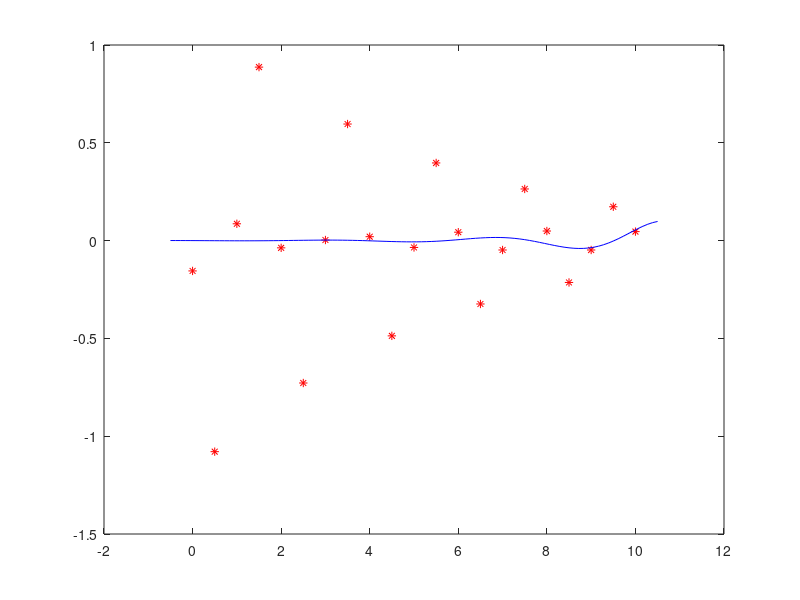

Write the MATLAB code that produced this figure.
% lsqnonlin bevezeto

clear;
clf;
close all;

td=0:0.5:10;
td=td';

yd=[-0.155 -1.079 0.086 0.887...
  -0.037 -0.728 0.003 0.596 0.020...
  -0.487 -0.035 0.397 0.043 -0.324 ...
  -0.048  0.264 0.049 -0.214 -0.048 0.173 0.046];
yd=yd';

length(td)
length(yd)

fun=@(x,t) x(1)*exp(x(2)*t).*cos(x(3)*t+x(4));

par=lsqcurvefit(fun,[1,1,1,1]',td,yd)

fun2=@(x) fun(x,td)-yd
par2=lsqnonlin(fun2,[1,1,1,1]')

% norm(par-par2)

sol=@(t) fun(par,t);
xx=linspace(-0.5,10.5);
plot(td,yd,'r*',xx,sol(xx),'b')

norm(sol(td)-yd)
